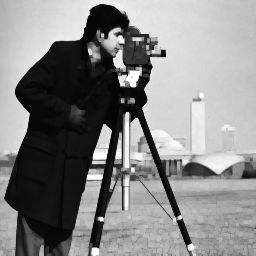
#> input picture Exercises_05ab/exercise_04a_output_01.pgm, 256 x 256 px
$ python exercise_06a_closing_opening.py 5 ../Exercises_05ab/exercise_04a_output_01.pgm out.png
#> lines starting #> are read from the running program, lines starting #| are printed output that depends on the picture

import cv2
import sys
import numpy as np

#exercise_04a_opening value_i exercise_04a_input_01.pgm exercise_04a_output_01.pgm
if len(sys.argv) != 4:
    print('Start... ADD MORE COMMENTS BEFORE DELIVERY!!!')
    sys.exit(1)
else:
    try:
        img1 = cv2.imread(sys.argv[2], cv2.IMREAD_GRAYSCALE)
#> img1 is the input picture: shape (256, 256); min 4, max 255, mean 134.8
        img2 = img1.copy()
        i = int(sys.argv[1])
        kernel = np.ones((2*i+1, 2*i+1), np.uint8)
        tmp = cv2.morphologyEx(img2, cv2.MORPH_CLOSE, kernel)
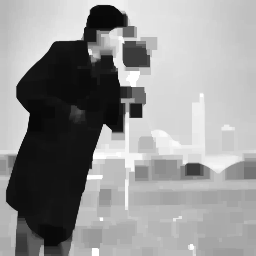
#> tmp: shape (256, 256); min 8, max 255, mean 149
        clo_ope = cv2.morphologyEx(img2, cv2.MORPH_OPEN, kernel)
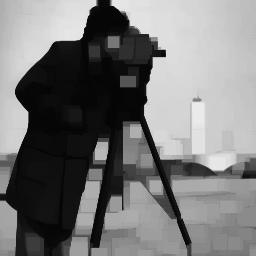
#> clo_ope: shape (256, 256); min 4, max 234, mean 119.7

        cv2.imwrite(sys.argv[3], clo_ope)
        cv2.imshow("Window: clo_ope", clo_ope)
        cv2.waitKey(0)

    except Exception as e:
        print(e)

    # exercise_06a_ope2clo2_output.pgm is created:
    # python exercise_06a_closing_opening.py 2 immed_gray_inv.pgm exercise_06a_clo2ope2_output.pgm
    # exercise_06a_ope4clo4_output.pgm is created:
    # python exercise_06a_closing_opening.py 4 immed_gray_inv.pgm exercise_06a_clo4ope4_output.pgm
